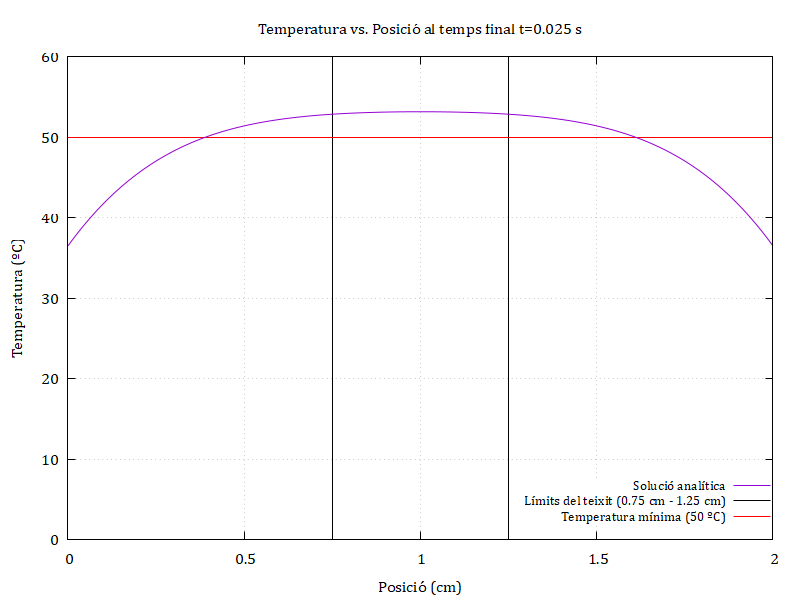

Write gnuplot code to recreate this figure.
set terminal pngcairo enhanced size 800,600 font "Cambria,12"
set output 'gr_sola.png'
set title "Temperatura vs. Posició al temps final t=0.025 s"
set ylabel "Temperatura (ºC)"
set xlabel "Posició (cm)"
set xrange[0:2]
set yrange[0:60]
set grid
set key at screen 0.765, 0.165 center font "Cambria, 10" # Posició de la llegenda

# Línies verticals
set arrow from 1.25, graph 0 to 1.25, graph 1 nohead lt 2 lw 1 lc rgb "black"
set arrow from 0.75, graph 0 to 0.75, graph 1 nohead lt 2 lw 1 lc rgb "black"
# Línies horitzontals
set arrow from graph 0, first 50 to graph 1, first 50 nohead lt 2 lw 1 lc rgb "red"

# Llegenda
plot "resultats.dat" with lines title "Solució analítica", \
     1/0 lc rgb "black" lw 1 title "Límits del teixit (0.75 cm - 1.25 cm)", \
     1/0 lc rgb "red" lw 1 title "Temperatura mínima (50 ºC)"

set output
